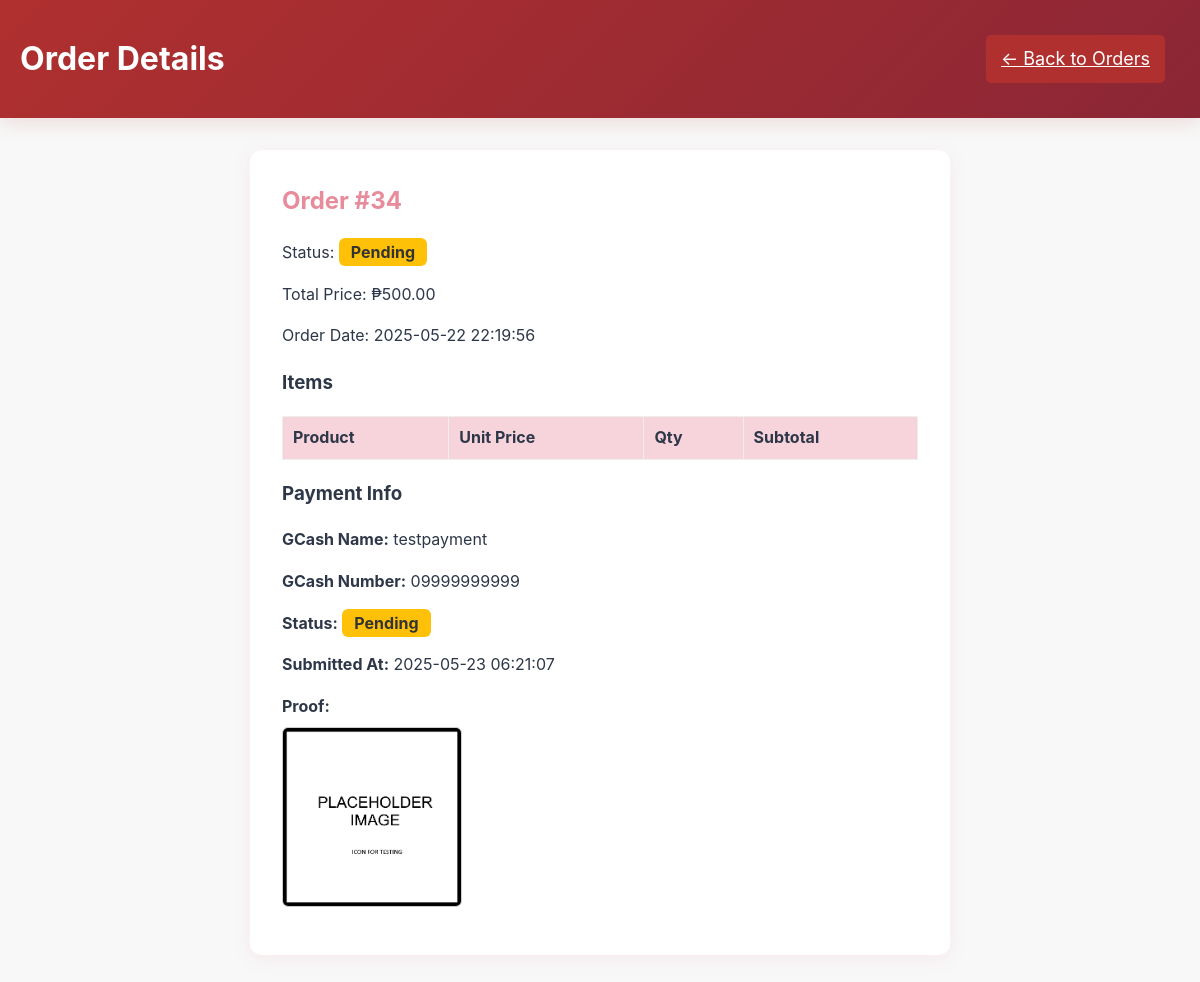
Page /order_details.php?order_id=34 (signed in) on the committed database.
### tables this page shows
CREATE TABLE `orders` (
  `order_id` int(11) NOT NULL,
  `user_id` int(11) NOT NULL,
  `total_price` decimal(10,2) NOT NULL,
  `status` enum('Pending','Shipped','Delivered','Cancelled') NOT NULL DEFAULT 'Pending',
  `created_at` timestamp NOT NULL DEFAULT current_timestamp(),
  `tracking_number` varchar(100) DEFAULT NULL
);

CREATE TABLE `payments` (
  `payment_id` int(11) NOT NULL,
  `order_id` int(11) NOT NULL,
  `gcash_name` varchar(100) DEFAULT NULL,
  `gcash_number` varchar(30) DEFAULT NULL,
  `proof_image` varchar(255) DEFAULT NULL,
  `status` enum('Pending','Verified','Rejected') DEFAULT 'Pending',
  `submitted_at` datetime DEFAULT current_timestamp()
);

### order_details.php (the view, shortened to what this page needs)
<?php
include "includes/db_connect.php";
$order_id = isset($_GET['order_id']) ? intval($_GET['order_id']) : 0;
$user_id = $_SESSION['user_id'];
$stmt = $conn->prepare("SELECT * FROM orders WHERE order_id = ? AND user_id = ?");
$stmt->bind_param("ii", $order_id, $user_id);
$stmt->execute();
$order = $stmt->get_result()->fetch_assoc();
$pay_stmt = $conn->prepare("SELECT * FROM payments WHERE order_id = ? ORDER BY submitted_at DESC LIMIT 1");
$pay_stmt->bind_param("i", $order_id);
$pay_stmt->execute();
$payment = $pay_stmt->get_result()->fetch_assoc();
?>
<!DOCTYPE html>
<html lang="en">
<head>
    <link rel="stylesheet" href="assets/css/styles.css">
</head>
<body>
    <header>
        <h1>Order Details</h1>
        <a href="cs_orders.php" class="back-button">← Back to Orders</a>
    </header>
    <main>
        <div class="order-details-container">
            <h2>Order #<?= htmlspecialchars($order['order_id']) ?></h2>
            <p>Status: <span class="status <?= htmlspecialchars($order['status']) ?>"><?= htmlspecialchars($order['status']) ?></span></p>
            <p>Total Price: ₱<?= number_format($order['total_price'], 2) ?></p>
            <p>Order Date: <?= htmlspecialchars($order['created_at']) ?></p>
            <h3>Items</h3>
            <table>
                <thead>
                    <tr>
                        <th>Product</th>
                        <th>Unit Price</th>
                        <th>Qty</th>
                        <th>Subtotal</th>
                    </tr>
                </thead>
            </table>
            <h3>Payment Info</h3>
            <?php if ($payment): ?>
                <p><strong>GCash Name:</strong> <?= htmlspecialchars($payment['gcash_name']) ?></p>
                <p><strong>GCash Number:</strong> <?= htmlspecialchars($payment['gcash_number']) ?></p>
                <p><strong>Status:</strong> <span class="status <?= htmlspecialchars($payment['status']) ?>"><?= htmlspecialchars($payment['status']) ?></span></p>
                <p><strong>Submitted At:</strong> <?= htmlspecialchars($payment['submitted_at']) ?></p>
                <p><strong>Proof:</strong><br>
                    <a href="assets/payments/<?= htmlspecialchars($payment['proof_image']) ?>" target="_blank">
                        <img src="assets/payments/<?= htmlspecialchars($payment['proof_image']) ?>" class="payment-proof-img" alt="GCash Proof">
                    </a>
                </p>
            <?php else: ?>
                <p>No payment submitted yet.</p>
            <?php endif; ?>
        </div>
    </main>
</body>
</html>

### assets/css/styles.css (style rules this page uses)
body { font-family: 'Inter', 'Segoe UI', Tahoma, Geneva, Verdana, sans-serif; margin: 0; padding: 0; background-color: #f8faf9; line-height: 1.6; color: #2d3748; overflow-x: hidden; }
*, *::before, *::after { box-sizing: border-box; }
header { background: linear-gradient(135deg, #b0302f 0%, #8b2635 100%); color: white; padding: 12px 20px; display: flex; justify-content: space-between; align-items: center; position: fixed; top: 0; left: 0; width: 100%; z-index: 1000; box-shadow: 0 4px 20px rgba(176, 48, 47, 0.15); backdrop-filter: blur(10px); transition: all 0.3s ease; }
main { padding: 120px 20px 40px; min-height: 100vh; background: linear-gradient(135deg, #f8faf9 0%, #f1f5f9 100%); }
main { padding: 110px 20px 20px; min-height: 100vh; background: #f8f8f8; }
button, .btn, .add-to-cart, .logout-button, .back-button { background-color: #b0302f; border: none; color: white; cursor: pointer; font-size: 18px; padding: 10px 15px; border-radius: 5px; transition: background-color 0.3s ease; margin-right: 15px; }

### order_details.php (style rules this page uses)
.order-details-container { max-width: 700px; margin: 40px auto; background: #fff; border-radius: 12px; box-shadow: 0 4px 18px rgba(232,139,155,0.13); padding: 32px 32px 24px 32px; }
.order-details-container h2 { color: #e88b9b; margin-top: 0; }
.order-details-container table { width: 100%; border-collapse: collapse; margin-bottom: 18px; }
.order-details-container th, .order-details-container td { border: 1px solid #eee; padding: 8px 10px; text-align: left; }
.order-details-container th { background: #f7d3db; }
.payment-proof-img { max-width: 180px; border: 1px solid #ccc; border-radius: 6px; margin-top: 8px; }
.status { padding: 4px 12px; border-radius: 6px; color: #fff; font-weight: bold; }
.status.Pending { background: #ffc107; color: #333; }

### rows in the picture
orders: order_id "34", status "Pending", total_price "500.00", created_at "2025-05-22 22:19:56"
payments: gcash_name "testpayment", gcash_number "09999999999", status "Pending", submitted_at "2025-05-23 06:21:07", proof_image (picture)
